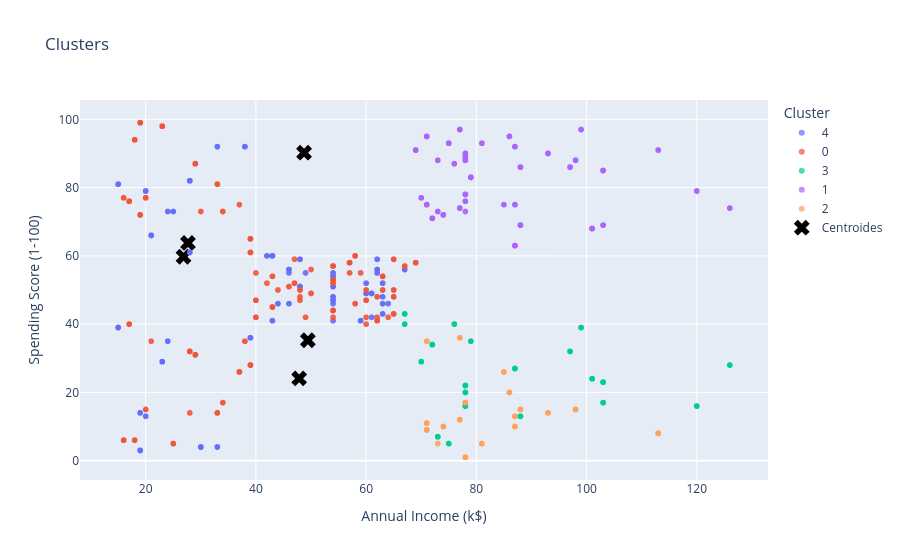

Notebook code cell kept with this figure:
### Code cell
# Implementação do KMeans e plotagem dos clusters e centroides
from sklearn.cluster import KMeans
colunas_features = ['Annual Income (k$)', 'Spending Score (1-100)', 'Gender_encoded']
X_kmeans = df_padrao[colunas_features]
kmeans_perfil = KMeans(n_clusters=5, n_init=10, random_state=42)
kmeans_perfil.fit(X_kmeans)
centroides = kmeans_perfil.cluster_centers_
centroides_originais = scaler.inverse_transform(centroides)
labels = kmeans_perfil.labels_
clusters = df_balanciado.copy()
clusters['cluster'] = labels.astype(str)
import plotly.express as px
import plotly.graph_objects as go
fig = px.scatter(clusters, x='Annual Income (k$)', y='Spending Score (1-100)', color='cluster', color_discrete_sequence=px.colors.qualitative.Plotly, opacity=0.7, title='Clusters')
fig.add_scatter(x=centroides_originais[:, 0], y=centroides_originais[:, 1], mode='markers', marker=dict(color='black', symbol='x', size=14), name='Centroides')
fig.update_layout(xaxis_title='Annual Income (k$)', yaxis_title='Spending Score (1-100)', legend_title='Cluster')
fig.show()

### Figure 1 — Plotly figure (JSON) as saved in the notebook; plotly's stock layout.template omitted (floating-point values rounded to 4 significant figures; data arrays with more than 128 entries replaced by an {"elided": "..."} marker saying what was removed)
{"data": [{"hovertemplate": "cluster=4<br>Annual Income (k$)=%{x}<br>Spending Score (1-100)=%{y}<extra></extra>", "legendgroup": "4", "marker": {"color": "#636EFA", "opacity": 0.7, "symbol": "circle"}, "mode": "markers", "name": "4", "showlegend": true, "type": "scattergl", "x": {"elided": "284 int values"}, "xaxis": "x", "y": {"elided": "284 int values"}, "yaxis": "y"}, {"hovertemplate": "cluster=0<br>Annual Income (k$)=%{x}<br>Spending Score (1-100)=%{y}<extra></extra>", "legendgroup": "0", "marker": {"color": "#EF553B", "opacity": 0.7, "symbol": "circle"}, "mode": "markers", "name": "0", "showlegend": true, "type": "scattergl", "x": {"elided": "407 int values"}, "xaxis": "x", "y": {"elided": "407 int values"}, "yaxis": "y"}, {"hovertemplate": "cluster=3<br>Annual Income (k$)=%{x}<br>Spending Score (1-100)=%{y}<extra></extra>", "legendgroup": "3", "marker": {"color": "#00CC96", "opacity": 0.7, "symbol": "circle"}, "mode": "markers", "name": "3", "showlegend": true, "type": "scattergl", "x": {"elided": "179 int values"}, "xaxis": "x", "y": {"elided": "179 int values"}, "yaxis": "y"}, {"hovertemplate": "cluster=1<br>Annual Income (k$)=%{x}<br>Spending Score (1-100)=%{y}<extra></extra>", "legendgroup": "1", "marker": {"color": "#AB63FA", "opacity": 0.7, "symbol": "circle"}, "mode": "markers", "name": "1", "showlegend": true, "type": "scattergl", "x": {"elided": "307 int values"}, "xaxis": "x", "y": {"elided": "307 int values"}, "yaxis": "y"}, {"hovertemplate": "cluster=2<br>Annual Income (k$)=%{x}<br>Spending Score (1-100)=%{y}<extra></extra>", "legendgroup": "2", "marker": {"color": "#FFA15A", "opacity": 0.7, "symbol": "circle"}, "mode": "markers", "name": "2", "showlegend": true, "type": "scattergl", "x": {"elided": "151 int values"}, "xaxis": "x", "y": {"elided": "151 int values"}, "yaxis": "y"}, {"marker": {"color": "black", "size": 14, "symbol": "x"}, "mode": "markers", "name": "Centroides", "type": "scatter", "x": [27.67, 48.74, 47.85, 49.43, 26.86], "y": [63.79, 90.23, 24.11, 35.29, 59.74]}], "layout": {"legend": {"title": {"text": "Cluster"}, "tracegroupgap": 0}, "title": {"text": "Clusters"}, "xaxis": {"anchor": "y", "domain": [0, 1], "title": {"text": "Annual Income (k$)"}}, "yaxis": {"anchor": "x", "domain": [0, 1], "title": {"text": "Spending Score (1-100)"}}}}
